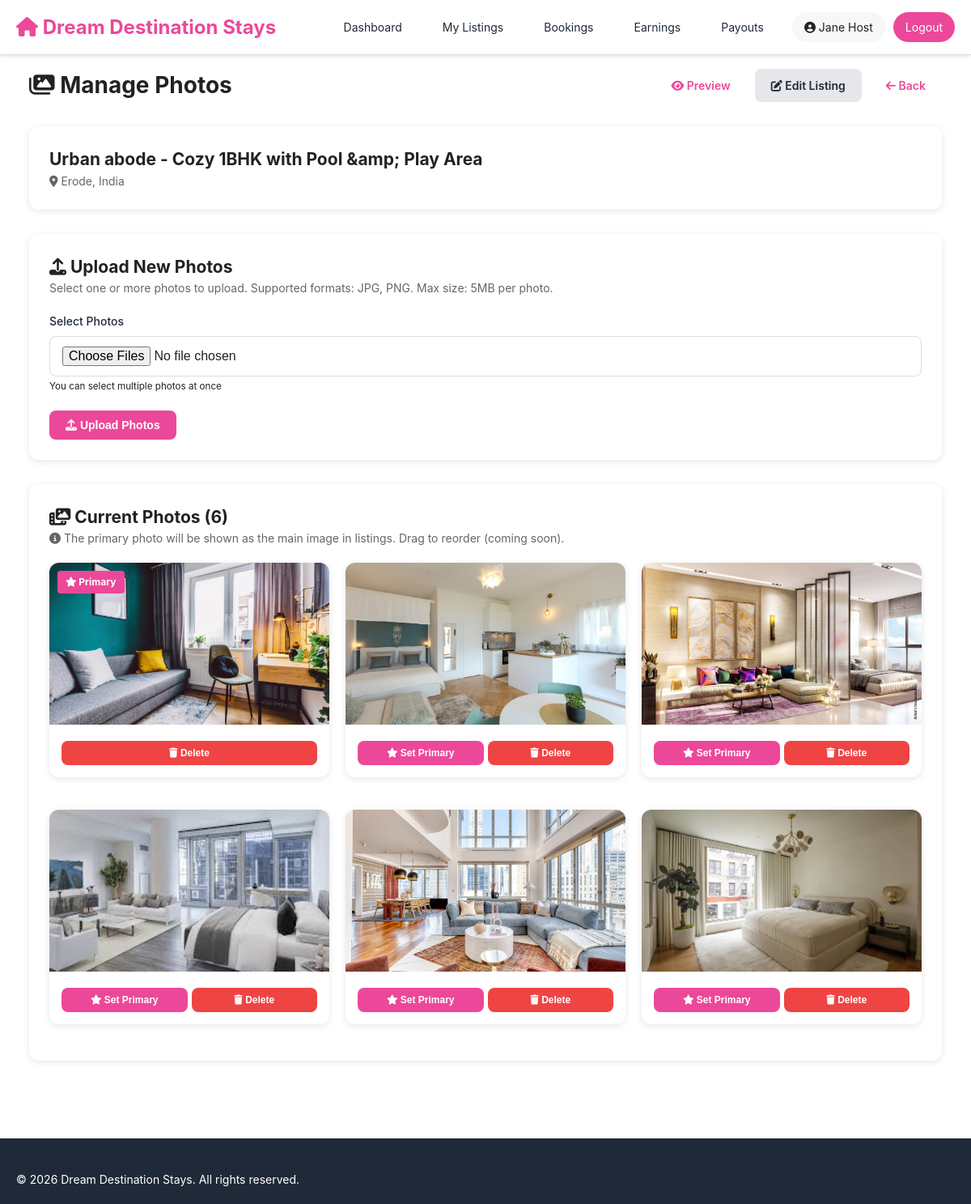
/host/manage_photos.php?id=4 (signed in), run on the app's committed database.
### tables this page shows
CREATE TABLE `listings` (
  `listing_id` int(11) NOT NULL,
  `host_id` int(11) NOT NULL,
  `title` varchar(255) NOT NULL,
  `description` text DEFAULT NULL,
  `property_type` varchar(100) DEFAULT NULL,
  `address` text DEFAULT NULL,
  `city` varchar(100) DEFAULT NULL,
  `state` varchar(100) DEFAULT NULL,
  `country` varchar(100) DEFAULT NULL,
  `zipcode` varchar(20) DEFAULT NULL,
  `price_per_night` decimal(10,2) NOT NULL,
  `cleaning_fee` decimal(10,2) DEFAULT 0.00,
  `service_fee_percent` decimal(5,2) DEFAULT 15.00,
  `max_guests` int(11) DEFAULT 1,
  `bedrooms` int(11) DEFAULT 1,
  `beds` int(11) DEFAULT 1,
  `bathrooms` decimal(3,1) DEFAULT 1.0,
  `house_rules` text DEFAULT NULL,
  `amenities` text DEFAULT NULL,
  `status` enum('active','inactive','suspended') DEFAULT 'active',
  `created_at` timestamp NOT NULL DEFAULT current_timestamp(),
  `updated_at` timestamp NOT NULL DEFAULT current_timestamp() ON UPDATE current_timestamp()
);

CREATE TABLE `listing_photos` (
  `photo_id` int(11) NOT NULL,
  `listing_id` int(11) NOT NULL,
  `photo_url` varchar(500) NOT NULL,
  `is_primary` tinyint(1) DEFAULT 0,
  `display_order` int(11) DEFAULT 0,
  `uploaded_at` timestamp NOT NULL DEFAULT current_timestamp()
);

### host/manage_photos.php (the view, shortened to what this page needs)
<?php
$listing_id = $_GET['id'] ?? 0;
try {
    $pdo = getPDOConnection();
    $stmt = $pdo->prepare("SELECT * FROM listings WHERE listing_id = ? AND host_id = ?");
    $stmt->execute([$listing_id, $_SESSION['user_id']]);
    $listing = $stmt->fetch();
    $stmt = $pdo->prepare("SELECT * FROM listing_photos WHERE listing_id = ? ORDER BY is_primary DESC, display_order ASC");
    $stmt->execute([$listing_id]);
    $photos = $stmt->fetchAll();
} catch (Exception $e) {
    $_SESSION['error_message'] = 'Error loading photos';
    redirect(SITE_URL . '/host/listings.php');
}
include '../includes/header.php';
?>
<div class="container">
    <div style="display: flex; justify-content: space-between; align-items: center; margin-bottom: 30px;">
        <h1><i class="fas fa-images"></i> Manage Photos</h1>
        <div style="display: flex; gap: 10px;">
            <a href="preview_listing.php?id=<?php echo $listing_id; ?>" class="btn btn-outline" target="_blank">
                <i class="fas fa-eye"></i> Preview
            </a>
            <a href="edit_listing.php?id=<?php echo $listing_id; ?>" class="btn btn-secondary">
                <i class="fas fa-edit"></i> Edit Listing
            </a>
            <a href="listings.php" class="btn btn-outline">
                <i class="fas fa-arrow-left"></i> Back
            </a>
        </div>
    </div>
    <div class="card" style="margin-bottom: 30px;">
        <h2><?php echo htmlspecialchars($listing['title']); ?></h2>
        <p style="color: #666;">
            <i class="fas fa-map-marker-alt"></i>
            <?php echo htmlspecialchars($listing['city'] . ', ' . $listing['country']); ?>
        </p>
    </div>
    <div class="card" style="margin-bottom: 30px;">
        <h2><i class="fas fa-upload"></i> Upload New Photos</h2>
        <p style="color: #666; margin-bottom: 20px;">
            Select one or more photos to upload. Supported formats: JPG, PNG. Max size: 5MB per photo.
        </p>
        <form method="POST" enctype="multipart/form-data">
            <div class="form-group">
                <label class="form-label">Select Photos</label>
                <input type="file" name="photos[]" class="form-control" multiple accept="image/jpeg,image/jpg,image/png" required>
                <small class="form-text">You can select multiple photos at once</small>
            </div>
            <button type="submit" class="btn btn-primary">
                <i class="fas fa-upload"></i> Upload Photos
            </button>
        </form>
    </div>
    <div class="card">
        <h2><i class="fas fa-photo-video"></i> Current Photos (<?php echo count($photos); ?>)</h2>
        <?php if (empty($photos)): ?>
            <div style="text-align: center; padding: 40px; color: #666;">
                <i class="fas fa-images" style="font-size: 48px; color: #ccc; margin-bottom: 15px;"></i>
                <p>No photos uploaded yet. Upload your first photo above!</p>
            </div>
        <?php else: ?>
            <p style="color: #666; margin-bottom: 20px;">
                <i class="fas fa-info-circle"></i> The primary photo will be shown as the main image in listings. Drag to reorder (coming soon).
            </p>
            <div class="grid grid-3" style="gap: 20px;">
                <?php foreach ($photos as $photo): ?>
                    <div class="card" style="padding: 0; overflow: hidden; position: relative;">
                        <?php if ($photo['is_primary']): ?>
                            <div style="position: absolute; top: 10px; left: 10px; background-color: var(--primary-color); color: white; padding: 5px 10px; border-radius: 4px; font-size: 12px; font-weight: bold; z-index: 10;">
                                <i class="fas fa-star"></i> Primary
                            </div>
                        <?php endif; ?>
                        <img src="<?php echo SITE_URL . '/' . htmlspecialchars($photo['photo_url']); ?>"
                             alt="Listing photo"
                             style="width: 100%; height: 200px; object-fit: cover;"
                             onerror="this.src='<?php echo SITE_URL; ?>/assets/images/placeholder.jpg'">
                        <div style="padding: 15px;">
                            <div style="display: flex; gap: 5px; flex-wrap: wrap;">
                                <?php if (!$photo['is_primary']): ?>
                                    <form method="POST" style="flex: 1;">
                                        <button type="submit" name="set_primary" class="btn btn-primary" style="width: 100%; padding: 8px; font-size: 12px;">
                                            <i class="fas fa-star"></i> Set Primary
                                        </button>
                                    </form>
                                <?php endif; ?>
                                <form method="POST" style="flex: 1;">
                                    <button type="submit" name="delete_photo" class="btn btn-danger" style="width: 100%; padding: 8px; font-size: 12px;"
                                            onclick="return confirm('Delete this photo?')">
                                        <i class="fas fa-trash"></i> Delete
                                    </button>
                                </form>
                            </div>
                        </div>
                    </div>
                <?php endforeach; ?>
            </div>
        <?php endif; ?>
    </div>
</div>
<?php include '../includes/footer.php'; ?>

### assets/css/style.css (style rules this page uses)
* { margin: 0; padding: 0; box-sizing: border-box; }
:root { --primary-color: #FF385C; --secondary-color: #00A699; --dark-color: #222222; --light-color: #F7F7F7; --border-color: #DDDDDD; --success-color: #00A699; --error-color: #C13515; --warning-color: #FFB400; }
body { font-family: 'Segoe UI', Tahoma, Geneva, Verdana, sans-serif; color: var(--dark-color); line-height: 1.6; background-color: #ffffff; }
.container { max-width: 1200px; margin: 0 auto; padding: 0 20px; }
.btn { display: inline-block; padding: 12px 30px; border-radius: 8px; text-decoration: none; cursor: pointer; border: none; font-size: 16px; transition: all 0.3s; }
.btn-primary { background-color: var(--primary-color); color: white; }
.btn-secondary { background-color: var(--secondary-color); color: white; }
.btn-outline { background-color: transparent; border: 2px solid var(--primary-color); color: var(--primary-color); }
.btn-danger { background-color: var(--error-color); color: white; }
.card { background-color: white; border-radius: 12px; box-shadow: 0 2px 8px rgba(0,0,0,0.1); padding: 25px; margin-bottom: 20px; }
.form-group { margin-bottom: 20px; }
.form-label { display: block; margin-bottom: 8px; font-weight: 500; color: var(--dark-color); }
.form-control { width: 100%; padding: 12px 15px; border: 1px solid var(--border-color); border-radius: 8px; font-size: 16px; }
.grid { display: grid; gap: 20px; }
.grid-3 { grid-template-columns: repeat(3, 1fr); }

### assets/css/airbnb-style.css (style rules this page uses)
:root { --airbnb-red: #FF385C; --airbnb-red-dark: #E31C5F; --airbnb-teal: #00A699; --text-primary: #222222; --text-secondary: #717171; --border-gray: #DDDDDD; --background-gray: #F7F7F7; --black: #000000; --white: #FFFFFF; }
* { margin: 0; padding: 0; box-sizing: border-box; }
body { font-family: 'Circular', -apple-system, BlinkMacSystemFont, 'Segoe UI', Roboto, 'Helvetica Neue', Arial, sans-serif; color: var(--text-primary); line-height: 1.5; background-color: var(--white); }

### assets/css/mobile-style.css (style rules this page uses)
* { margin: 0; padding: 0; box-sizing: border-box; }
:root { --primary-color: #EC4899; --primary-hover: #DB2777; --secondary-color: #F9A8D4; --dark-color: #1F2937; --gray-600: #4B5563; --gray-500: #6B7280; --gray-400: #9CA3AF; --gray-300: #D1D5DB; --gray-200: #E5E7EB; --gray-100: #F3F4F6; --gray-50: #F9FAFB; --success-color: #10B981; --error-color: #EF4444; --warning-color: #F59E0B; }
body { font-family: -apple-system, BlinkMacSystemFont, 'Segoe UI', 'Roboto', 'Helvetica', 'Arial', sans-serif; color: var(--dark-color); line-height: 1.6; background-color: var(--gray-50); font-size: 14px; }
.container { max-width: 1200px; margin: 0 auto; }
.btn { padding: 10px 20px; border: none; border-radius: 8px; font-weight: 600; cursor: pointer; transition: all 0.2s; font-size: 14px; text-decoration: none; display: inline-block; text-align: center; }
.btn-primary { background-color: var(--primary-color); color: white; }
.btn-secondary { background-color: var(--gray-200); color: var(--dark-color); }

### assets/css/responsive.css (style rules this page uses)
:root { --mobile-padding: 16px; --tablet-padding: 24px; --desktop-padding: 40px; }

### data on the page
listings: title "Urban abode - Cozy 1BHK with Pool &amp; Play Area", city+country "Erode, India"
listing_photos: is_primary 1 (drawn), photo_url (picture)
listing_photos: photo_url (picture)
listing_photos: photo_url (picture)
listing_photos: photo_url (picture)
listing_photos: photo_url (picture)
listing_photos: photo_url (picture)

### other printed values
SITE_NAME "Dream Destination Stays"
$_SESSION['full_name'] "Jane Host"
count($photos) "6"
